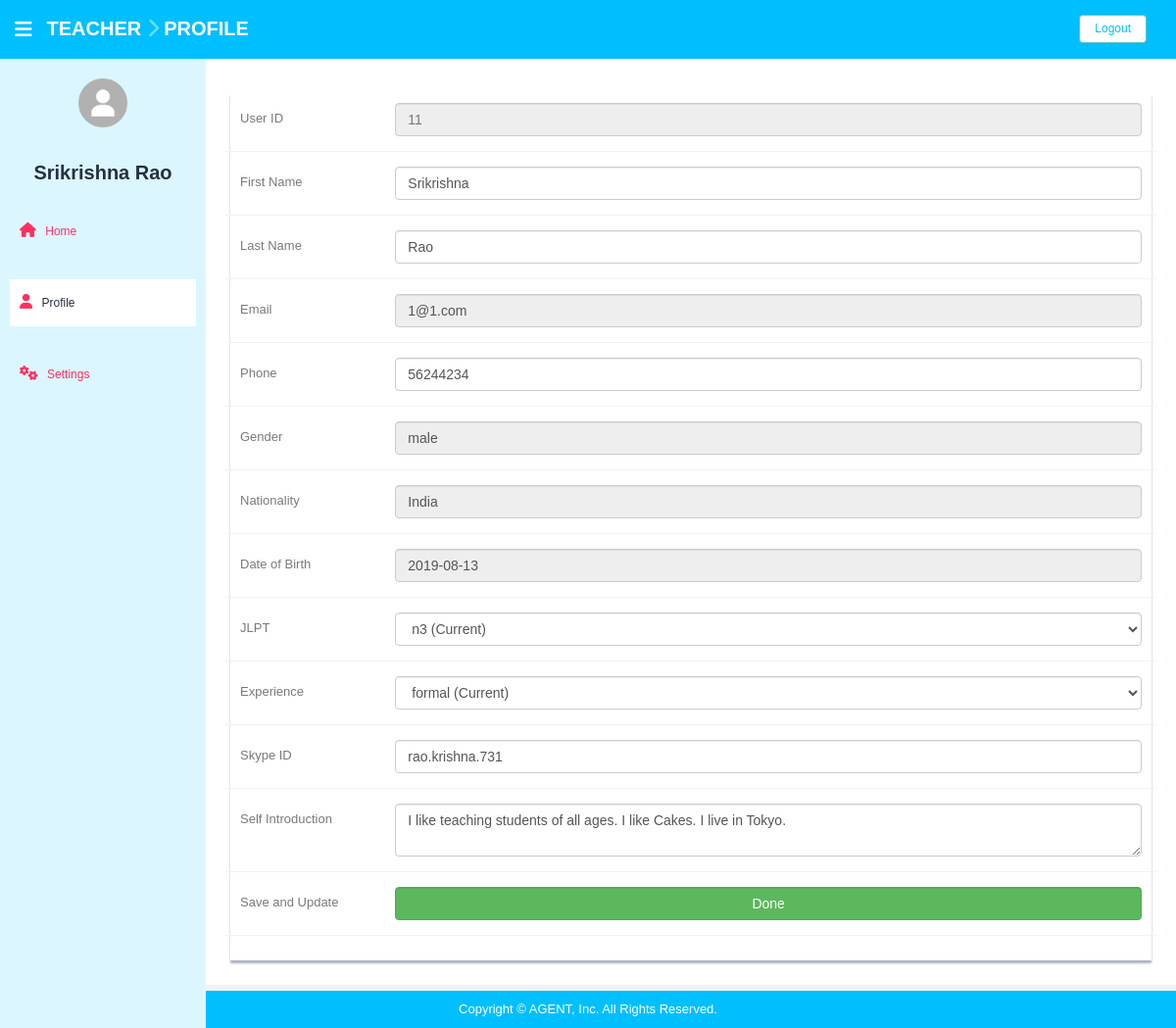
The page /teacher/home/profile/index.php (signed in) on the database its author committed.
### tables this page shows
CREATE TABLE `teachers` (
  `id` bigint(20) UNSIGNED NOT NULL,
  `first_name` varchar(255) NOT NULL,
  `last_name` varchar(255) NOT NULL,
  `password` varchar(255) NOT NULL,
  `email` varchar(255) NOT NULL,
  `gender` varchar(255) NOT NULL,
  `dob` date NOT NULL,
  `nationality` varchar(255) NOT NULL,
  `jlpt` varchar(10) NOT NULL,
  `experience` varchar(255) NOT NULL,
  `description` text,
  `api_id` varchar(400) DEFAULT NULL,
  `phone` varchar(255) NOT NULL,
  `created_at` timestamp NOT NULL DEFAULT CURRENT_TIMESTAMP
);

### teacher/Teacher.php (called while the page is built, shortened)
<?php
class Teacher {
	private $db;
	public function __construct($server, $dbusername, $dbpassword, $dbname) {
		$this->db = new mysqli($server, $dbusername, $dbpassword, $dbname);
	}
	public function get_teacher_info() {
		$id = $_SESSION['id'];
		$result = "SELECT * from teachers WHERE id='$id'";
		$result = mysqli_query($this->db, $result);
		$user_data = mysqli_fetch_array($result);
		$count_row = $result->num_rows;
		if ($count_row == 1) {
			return $user_data;
		} else {
			return 'no data';
		}
	}
}

### teacher/home/profile/index.php (the view, shortened to what this page needs)
<?php
require "../../Teacher.php";
$teacher = new Teacher(DB_SERVER, DB_USERNAME, DB_PASSWORD, DB_DATABASE);
$data = $teacher->get_teacher_info();
?>
<!DOCTYPE html>
<html lang="en">
  <head>
    <link href="../assets/css/bootstrap.css" rel="stylesheet">
    <link href="../assets/font-awesome/css/font-awesome.css" rel="stylesheet" />
    <link rel="stylesheet" type="text/css" href="../assets/js/gritter/css/jquery.gritter.css" />
    <link href="../assets/css/style.css" rel="stylesheet">
    <link href="../assets/css/style-responsive.css" rel="stylesheet">
    <link href="../assets/css/main.css" rel="stylesheet">
</head>
  <body>
  <section id="container" >
      <header class="header black-bg">
              <div class="sidebar-toggle-box">
                  <div class="fa fa-bars tooltips" data-placement="right" data-original-title="Toggle Navigation"></div>
              </div>
            <a href="#" class="logo" id=""><b>Teacher</b> <span class="fa fa-chevron-right">&nbsp;</span><b>Profile</b> </a>
            <div class="top-menu">
            	<ul class="nav pull-right top-menu">
                <li><a class="logout" href="../../logout">Logout</a></li>
            	</ul>
            </div>
        </header>
      <aside>
          <div id="sidebar"  class="nav-collapse ">
              <ul class="sidebar-menu" id="nav-accordion">
              	  <p class="centered"><a href="profile"><img src="../assets/img/profile.png" class="img-circle" width="60"></a></p>
              	  <h5 class="centered"><?php echo $data['first_name'] . " " . $data['last_name'] ?></h5>
                  <li class="mt">
                      <a class="" href="../">
                          <i class="fa fa-home"></i>
                          <span>Home</span>
                      </a>
                  </li>
                   <li class="mt">
                      <a class="active" href="">
                          <i class="fa fa-user"></i>
                          <span>Profile</span>
                      </a>
                  </li>
                   <li class="mt">
                      <a class="" href="../settings">
                          <i class="fa fa-cogs"></i>
                          <span>Settings</span>
                      </a>
                  </li>
              </ul>
          </div>
      </aside>
      <section id="main-content">
          <section class="wrapper site-min-height">
            <div class="row mt">
              <div class="col-lg-12">
                  <div class="form-panel">
                      <form class="form-horizontal style-form" method="post"  action="" enctype="">
                            <div class="form-group">
                              <label class="col-sm-2 col-sm-2 control-label">User ID</label>
                              <div class="col-sm-10">
                                  <input class="form-control" id="disabledInput" type="text" placeholder="<?php echo $_SESSION['id']; ?>" disabled>
                              </div>
                          </div>
                          <div class="form-group">
                              <label class="col-sm-2 col-sm-2 control-label">First Name</label>
                              <div class="col-sm-10">
                                  <input type="text" class="form-control" name="first_name"  value="<?php echo $data['first_name']; ?>">
                              </div>
                          </div>
                          <div class="form-group">
                              <label class="col-sm-2 col-sm-2 control-label">Last Name</label>
                              <div class="col-sm-10">
                                  <input type="text" class="form-control" name="last_name" value="<?php echo $data['last_name']; ?>"  >
                              </div>
                          </div>
                          <div class="form-group">
                               <label class="col-sm-2 col-sm-2 control-label">Email</label>
                              <div class="col-sm-10">
                                  <input class="form-control" id="disabledInput" type="text"  name="email" value="<?php echo $data['email']; ?>" disabled>
                              </div>
                          </div>
                            <div class="form-group">
                              <label class="col-sm-2 col-sm-2 control-label">Phone</label>
                              <div class="col-sm-10">
                                  <input type="text" class="form-control" name="phone" value="<?php echo $data['phone']; ?>" >
                              </div>
                          </div>
                            <div class="form-group">
                               <label class="col-sm-2 col-sm-2 control-label">Gender</label>
                              <div class="col-sm-10">
                                  <input class="form-control" id="disabledInput" type="text" name="gender" value="<?php echo $data['gender']; ?>"  disabled>
                              </div>
                          </div>
                            <div class="form-group">
                               <label class="col-sm-2 col-sm-2 control-label">Nationality</label>
                              <div class="col-sm-10">
                                  <input class="form-control" id="disabledInput" type="text" name="nationality" value="<?php echo $data['nationality']; ?>"  disabled>
                              </div>
                          </div>
                            <div class="form-group">
                               <label class="col-sm-2 col-sm-2 control-label">Date of Birth</label>
                              <div class="col-sm-10">
                                  <input class="form-control" id="disabledInput" type="text" name="dob" value="<?php echo $data['dob']; ?>" disabled>
                              </div>
                          </div>
                          <div class="form-group">
                              <label class="col-sm-2 col-sm-2 control-label">JLPT</label>
                              <div class="col-sm-10">
                                       <select class="form-control" name="jlpt">
                            <option value="<?php echo $data['jlpt']; ?>" selected disabled><?php echo $data['jlpt']; ?> (Current)</option>
                          </select>
                              </div>
                          </div>
                          <div class="form-group">
                              <label class="col-sm-2 col-sm-2 control-label">Experience</label>
                              <div class="col-sm-10">
                                       <select class="form-control" name="experience" >
                                        <option  selected disabled><?php echo $data['experience']; ?> (Current)</option>
                                      </select>
                              </div>
                          </div>
                          <div class="form-group">
                              <label class="col-sm-2 col-sm-2 control-label">Skype ID</label>
                              <div class="col-sm-10">
                                  <input type="text" name="api_id" placeholder="Skype ID" class="form-control" value="<?php echo $data['api_id']; ?>"/>
                              </div>
                          </div>
                          <div class="form-group">
                              <label class="col-sm-2 col-sm-2 control-label">Self Introduction</label>
                              <div class="col-sm-10">
                                  <textarea type="text" name="description" placeholder="About you, your classes, and interests" class="form-control"><?php echo $data['description']; ?></textarea>
                              </div>
                          </div>
                          <div class="form-group">
                              <label class="col-sm-2 col-sm-2 control-label">Save and Update</label>
                              <div class="col-sm-10">
                                  <button type="submit" class="form-control btn btn-success">Done</button>
                              </div>
                          </div>
                      </form>
                  </div>
              </div>
            </div>
		</section>
      </section>
      <footer class="site-footer">
          <div class="text-center">
      Copyright © AGENT, Inc. All Rights Reserved.
          </div>
      </footer>
  </section>
  </body>
</html>

### teacher/home/assets/css/style.css (style rules this page uses)
body { color: #797979; background: #f2f2f2; font-family: 'Ruda', sans-serif; padding: 0px !important; margin: 0px !important; font-size:13px; }
ul li { list-style: none; }
a, a:hover, a:focus { text-decoration: none; outline: none; }
#container { width: 100%; height: 100%; }
.centered { text-align: center; }
.mt { margin-top: 25px; }
ul.top-menu > li > .logout { color: #f2f2f2; font-size: 12px; border-radius: 4px; -webkit-border-radius: 4px; border: 1px solid #64c3c2 !important; padding: 5px 15px; margin-right: 15px; background: #68dff0; margin-top: 15px; }
#sidebar { width: 210px; height: 100%; position: fixed; background: #424a5d; }
#sidebar h5 { color: #f2f2f2; font-weight: 700; }
#sidebar ul li { position: relative; }
ul.sidebar-menu , ul.sidebar-menu li ul.sub { margin: -2px 0 0; padding: 0; }
ul.sidebar-menu { margin-top: 75px; }
ul.sidebar-menu li { margin-bottom: 5px; margin-left:10px; margin-right:10px; }
ul.sidebar-menu li a span { display: inline-block; }
ul.sidebar-menu li a { color: #aeb2b7; text-decoration: none; display: block; padding: 15px 0 15px 10px; font-size: 12px; outline: none; -webkit-transition: all 0.3s ease; -moz-transition: all 0.3s ease; -o-transition: all 0.3s ease; -ms-transition: all 0.3s ease; transition: all 0.3s ease; }
ul.sidebar-menu li a.active, ul.sidebar-menu li a:hover, ul.sidebar-menu li a:focus { background: #68dff0; color: #fff; display: block; -webkit-transition: all 0.3s ease; -moz-transition: all 0.3s ease; -o-transition: all 0.3s ease; -ms-transition: all 0.3s ease; transition: all 0.3s ease; }
ul.sidebar-menu li a i { font-size: 15px; padding-right: 6px; }
ul.sidebar-menu li a.active i { color: #fff; }
#main-content { margin-left: 210px; }
.header, .footer { min-height: 60px; padding: 0 15px; }
.header { position: fixed; left: 0; right: 0; z-index: 1002; }
.black-bg { background: #ffd777; border-bottom: 1px solid #c9aa5f; }
.wrapper { display: inline-block; margin-top: 60px; padding-left: 15px; padding-right: 15px; padding-bottom: 15px; padding-top: 0px; width: 100%; }
a.logo { font-size: 20px; color: #ffffff; float: left; margin-top: 15px; text-transform: uppercase; }
a.logo b { font-weight: 900; }
a.logo span { color: #68dff0; }
#top_menu .nav > li, ul.top-menu > li { float: left; }
ul.top-menu > li > a { color: #666666; font-size: 16px; border-radius: 4px; -webkit-border-radius: 4px; border:1px solid #666666 !important; padding: 2px 6px; margin-right: 15px; }
.sidebar-toggle-box { float: left; padding-right: 15px; margin-top: 20px; }
.sidebar-toggle-box .fa-bars { cursor: pointer; display: inline-block; font-size: 20px; }
.form-panel { background: #ffffff; margin: 10px; padding: 10px; box-shadow: 0px 3px 2px #aab2bd; text-align: left; }
label { font-weight: 400; }
.form-horizontal.style-form .form-group { border-bottom: 1px solid #eff2f7; padding-bottom: 15px; margin-bottom: 15px; }
@media (min-width: 768px) { .form-horizontal .control-label { text-align: left; } }
.site-footer { background: #68dff0; color: #fff; padding: 10px 0; }
.site-min-height { min-height: 900px; }

### teacher/home/assets/css/main.css (style rules this page uses)
body { font-family: "Hiragino Kaku Gothic ProN", "ヒラギノ角ゴ ProN W3", Meiryo, メイリオ, Osaka, "MS PGothic", arial, helvetica, sans-serif !important; }
.black-bg { background:#00BFFF; border-bottom: none; }
.fa-bars:before { color: #fff; }
#sidebar { background: #DCF6FF; }
#sidebar h5 { font-size: 20px !important; }
.wrapper { background: white; }
ul.sidebar-menu li a.active, ul.sidebar-menu li a:hover, ul.sidebar-menu li a:focus { background: white; color:#243143; }
ul.sidebar-menu li a { color:#FF3161; }
ul.top-menu > li > .logout { color: #00BFFF; background: white; }
button, html [type="button"] { background:white; font-size:1.5em; }
#sidebar h5 { color:#243143; }
h1, h2, h3, h4, h5, h6, .h1, .h2, .h3, .h4, .h5, .h6 { margin-top: 30px; }
.site-footer { color: #fff!important; background: #00BFFF !important; }
.fa-home:before, .fa-user:before, .fa-calendar-alt:before, .fa-cogs:before { color: #FF3161; }

### teacher/home/profile/index.php (style rules this page uses)
body { padding-top:30px; }

### rows shown on the page
teachers: first_name "Srikrishna", last_name "Rao", email "1@1.com", phone "56244234", gender "male", nationality "India", dob "2019-08-13", jlpt "n3 (Current)", experience "formal (Current)", api_id "rao.krishna.731", description "I like teaching students of all ages. I like Cakes. I live in Tokyo."
